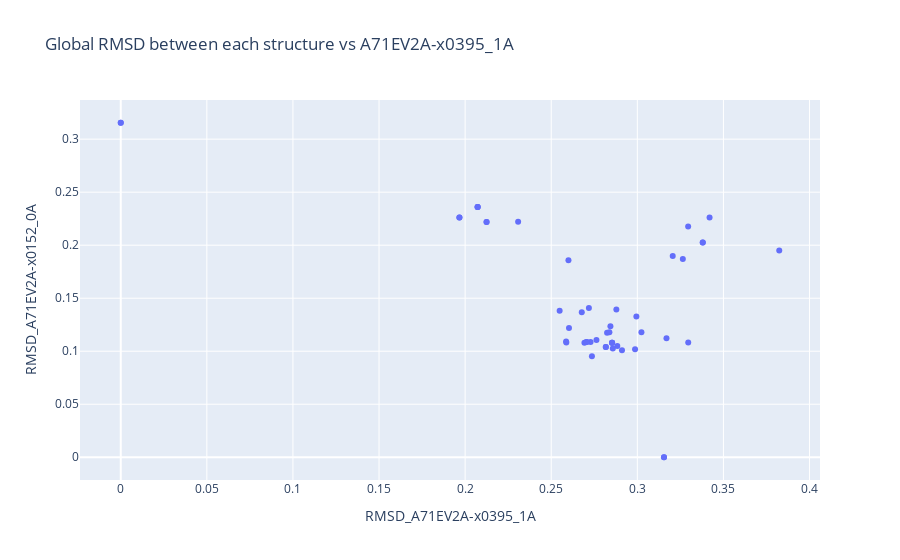

Write notebook code for a chart like this one.
### Code cell
px.scatter(metadata, 'RMSD_A71EV2A-x0395_1A', 'RMSD_A71EV2A-x0152_0A', title=f'Global RMSD between each structure vs {first_name}')

### Figure 1 — Plotly figure (JSON) as saved in the notebook; plotly's stock layout.template omitted (floating-point values rounded to 4 significant figures)
{"data": [{"hovertemplate": "RMSD_A71EV2A-x0395_1A=%{x}<br>RMSD_A71EV2A-x0152_0A=%{y}<extra></extra>", "legendgroup": "", "marker": {"color": "#636efa", "symbol": "circle"}, "mode": "markers", "name": "", "orientation": "v", "showlegend": false, "type": "scatter", "x": [0.3824, 0.2884, 0.2549, 0.2728, 0.2588, 0.2586, 0.3169, 0.2911, 0.2693, 0.2073, 0.2073, 0.2073, 0.2878, 0.2308, 0.3296, 0.1967, 0.1967, 0.2817, 0.2817, 0.3024, 0.3295, 0.26, 0.3206, 0.338, 0.338, 0.3264, 0.3155, 0.3155, 0.2824, 0.2719, 0.2853, 0.2853, 0.2853, 0.2603, 0.2705, 0.2705, 0.2677, 0.2844, 0.2124, 0.2124, 0.2987, 0.2838, 0.342, 0, 0, 0.2858, 0.2736, 0.2995, 0.2763], "xaxis": "x", "y": [0.195, 0.105, 0.1382, 0.1088, 0.1081, 0.1091, 0.1123, 0.101, 0.1081, 0.236, 0.236, 0.236, 0.1395, 0.2222, 0.1083, 0.2262, 0.2262, 0.104, 0.104, 0.1179, 0.2175, 0.1859, 0.1898, 0.2026, 0.2026, 0.187, 0, 0, 0.1175, 0.1408, 0.1081, 0.1081, 0.1081, 0.1219, 0.1087, 0.1087, 0.1367, 0.1236, 0.2218, 0.2218, 0.1019, 0.118, 0.2261, 0.3155, 0.3155, 0.1025, 0.09514, 0.1327, 0.1105], "yaxis": "y"}], "layout": {"autosize": true, "legend": {"tracegroupgap": 0}, "title": {"text": "Global RMSD between each structure vs A71EV2A-x0395_1A"}, "xaxis": {"anchor": "y", "autorange": true, "domain": [0, 1], "range": [-0.02297, 0.4054], "title": {"text": "RMSD_A71EV2A-x0395_1A"}, "type": "linear"}, "yaxis": {"anchor": "x", "autorange": true, "domain": [0, 1], "range": [-0.02271, 0.3382], "title": {"text": "RMSD_A71EV2A-x0152_0A"}, "type": "linear"}}}
